Frame 1 (no input): blank canvas, image omitted
Frame 60 (the mouse pressed at the canvas centre just before this capture): blank canvas, image omitted
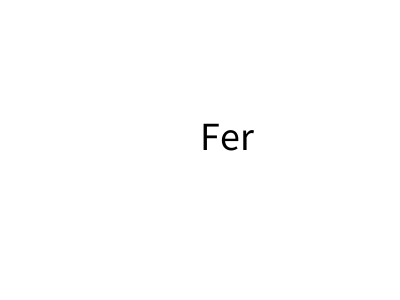
Frame 120 (the mouse held since frame 60 and released just before this capture)

The Processing sketch whose frames 1 and 60 were blank and that drew this single picture after the mouse press (run headless with seeded random() and noise(); from frame 60 on, the mouse is pressed at the canvas centre):

// Processing sketch: sketch_230627F
// ── sketch_230627F.pde
//declaracion de un arreglo
String[] nombres;


void setup() {
  size(400, 300);
  //construir las casillas:
  nombres = new String[4];

  //asignacion en una casilla de un arreglo:
  nombres[0] = "Fer";
  nombres[1] = "Ale";
  nombres[2] = "David";
  nombres[3] = "";

  textSize(40);
}
void draw() {
  background(255);
  fill(0);
  text( nombres[0], mouseX, mouseY);
}
